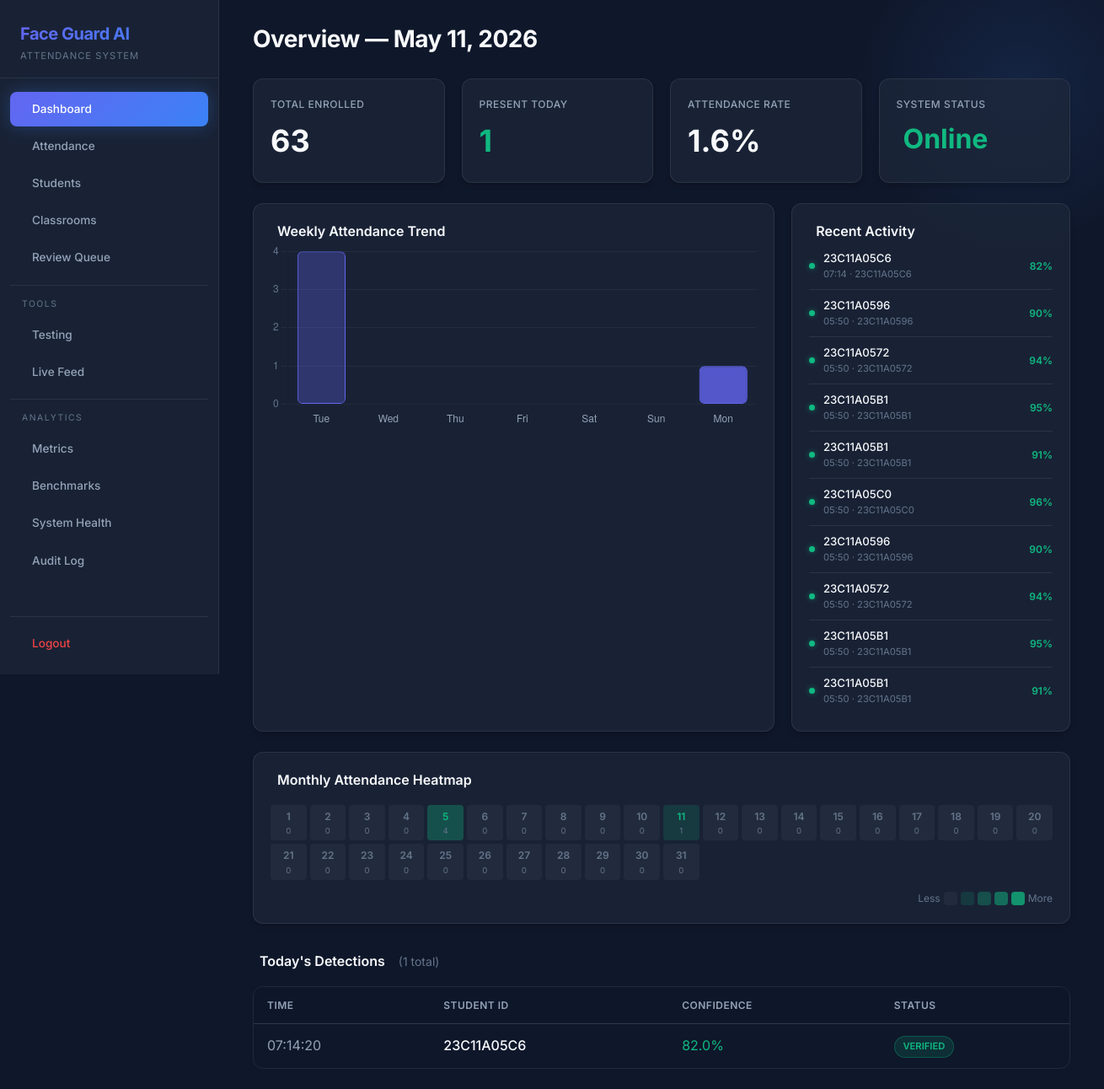
The app's page / (signed in) with its own data.
### src/utils/db.py (models this page shows)
class Base(DeclarativeBase):
    pass

class Student(Base):
    __tablename__ = "students"
    student_id    = Column(String, primary_key=True)
    name          = Column(String, nullable=False)
    roll_no       = Column(String, unique=True, nullable=False)
    enrolled_at   = Column(DateTime, default=datetime.utcnow)
    consent_given = Column(Boolean, default=False)
    consent_date  = Column(DateTime, nullable=True)
    photo_path    = Column(String, nullable=True)

### web/app.py (the view)
    @app.route("/")
    @login_required
    def dashboard():
        today = date.today()
        with get_session() as s:
            records = (
                s.query(AttendanceRecord)
                 .filter(func.date(AttendanceRecord.timestamp) == today)
                 .order_by(AttendanceRecord.timestamp.desc())
                 .limit(10)
                 .all()
            )
            total_students = s.query(Student).count()
            unique_today = (
                s.query(AttendanceRecord.student_id)
                 .filter(func.date(AttendanceRecord.timestamp) == today)
                 .distinct()
                 .count()
            )
            total_records = (
                s.query(AttendanceRecord)
                 .filter(func.date(AttendanceRecord.timestamp) == today)
                 .count()
            )
        weekly = get_weekly_summary()
        heatmap = get_monthly_heatmap()
        attendance_rate = round((unique_today / total_students * 100), 1) if total_students else 0
        recent_activity = []
        with get_session() as s:
            recent = (
                s.query(AttendanceRecord, Student.name)
                 .outerjoin(Student, AttendanceRecord.student_id == Student.student_id)
                 .order_by(AttendanceRecord.timestamp.desc())
                 .limit(10)
                 .all()
            )
            for r in recent:
                recent_activity.append({
                    "student_id": r.AttendanceRecord.student_id,
                    "name": r.name or r.AttendanceRecord.student_id,
                    "timestamp": r.AttendanceRecord.timestamp,
                    "confidence": r.AttendanceRecord.confidence,
                })
        return render_template(
            "dashboard.html",
            records=records, today=today, total_students=total_students,
            unique_today=unique_today, total_records=total_records,
            weekly=weekly, heatmap=heatmap, attendance_rate=attendance_rate,
            recent_activity=recent_activity,
        )

### src/utils/db.py (called while the page is built)
def get_session() -> Session:
    return SessionLocal()

def get_weekly_summary(end_date: date | None = None) -> list[dict]:
    if end_date is None:
        end_date = date.today()
    start_date = end_date - timedelta(days=6)
    with get_session() as s:
        results = []
        for i in range(7):
            d = start_date + timedelta(days=i)
            unique = (
                s.query(AttendanceRecord.student_id)
                 .filter(func.date(AttendanceRecord.timestamp) == d)
                 .distinct()
                 .count()
            )
            results.append({
                "date": d.isoformat(),
                "day": d.strftime("%a"),
                "count": unique,
            })
    return results

### web/auth.py (called while the page is built)
@login_manager.user_loader
def load_user(user_id):
    with get_session() as s:
        admin = s.query(AdminUser).get(int(user_id))
        if admin:
            return AuthUser(admin)
    return None

### web/templates/dashboard.html (shortened to what this page needs)
{% extends "base.html" %}
{% block page_title %}Overview — {{ today.strftime('%b %d, %Y') }}{% endblock %}
{% block content %}
<div class="stats-grid">
    <div class="glass-card stat-card">
        <span class="stat-label">Total Enrolled</span>
        <span class="stat-value">{{ total_students }}</span>
    </div>
    <div class="glass-card stat-card">
        <span class="stat-label">Present Today</span>
        <span class="stat-value" style="color: var(--success);">{{ unique_today }}</span>
    </div>
    <div class="glass-card stat-card">
        <span class="stat-label">Attendance Rate</span>
        <span class="stat-value">{{ attendance_rate }}%</span>
    </div>
    <div class="glass-card stat-card">
        <span class="stat-label">System Status</span>
        <span class="stat-value" style="color: var(--success); font-size: 2rem; display: flex; align-items: center; gap: 0.5rem;">
             Online
        </span>
    </div>
</div>
<div class="dashboard-grid" style="margin-top: 1.5rem;">
    <div class="glass-card" style="flex: 2;">
        <h2 class="section-title">
            Weekly Attendance Trend
        </h2>
        <div style="position: relative; height: 220px;">
            <canvas id="weeklyChart"></canvas>
        </div>
    </div>
    <div class="glass-card" style="flex: 1;">
        <h2 class="section-title">
            Recent Activity
        </h2>
        {% if recent_activity %}
        <div class="activity-feed">
            {% for a in recent_activity %}
            <div class="activity-item">
                <div class="activity-dot {% if a.confidence and a.confidence >= 0.45 %}dot-success{% else %}dot-warning{% endif %}"></div>
                <div class="activity-info">
                    <span class="activity-name">{{ a.name }}</span>
                    <span class="activity-time">{{ a.timestamp.strftime('%H:%M') }} · {{ a.student_id }}</span>
                </div>
                {% if a.confidence %}
                <span class="activity-conf" style="color: {% if a.confidence >= 0.45 %}var(--success){% else %}var(--warning){% endif %};">
                    {{ "%.0f"|format(a.confidence * 100) }}%
                </span>
                {% endif %}
            </div>
            {% endfor %}
        </div>
        {% else %}
        <div style="text-align: center; color: var(--text-muted); padding: 2rem;">
            <i class="ph ph-clock" style="font-size: 2rem; display: block; margin-bottom: 0.5rem; opacity: 0.4;"></i>
            <p>No activity yet</p>
        </div>
        {% endif %}
    </div>
</div>
<div class="glass-card" style="margin-top: 1.5rem;">
    <h2 class="section-title">
        Monthly Attendance Heatmap
    </h2>
    <div class="heatmap-grid">
        {% for day in heatmap %}
        <div class="heatmap-cell {% if day.count == 0 %}heat-0{% elif day.count <= 2 %}heat-1{% elif day.count <= 5 %}heat-2{% elif day.count <= 10 %}heat-3{% else %}heat-4{% endif %}"
             title="{{ day.date }}: {{ day.count }} student(s)">
            <span class="heatmap-day">{{ day.day }}</span>
            <span class="heatmap-count">{{ day.count }}</span>
        </div>
        {% endfor %}
    </div>
    <div class="heatmap-legend">
        <span style="color: var(--text-muted); font-size: 0.75rem;">Less</span>
        <div class="heatmap-cell heat-0" style="width: 16px; height: 16px;"></div>
        <div class="heatmap-cell heat-1" style="width: 16px; height: 16px;"></div>
        <div class="heatmap-cell heat-2" style="width: 16px; height: 16px;"></div>
        <div class="heatmap-cell heat-3" style="width: 16px; height: 16px;"></div>
        <div class="heatmap-cell heat-4" style="width: 16px; height: 16px;"></div>
        <span style="color: var(--text-muted); font-size: 0.75rem;">More</span>
    </div>
</div>
<h2 style="margin-top: 2rem; margin-bottom: 1rem;" class="section-title">
    Today's Detections
    <span style="font-size: 0.875rem; color: var(--text-muted); font-weight: 400; margin-left: 0.5rem;">({{ total_records }} total)</span>
</h2>
{% if records %}
<div class="table-container">
    <table id="attendanceTable">
        <thead><tr><th>Time</th><th>Student ID</th><th>Confidence</th><th>Status</th></tr></thead>
        <tbody>
            {% for r in records %}
            <tr>
                <td style="color: var(--text-secondary);">{{ r.timestamp.strftime('%H:%M:%S') }}</td>
                <td style="font-weight: 500;">{{ r.student_id }}</td>
                <td>
                    {% if r.confidence > 0.45 %}
                        <span style="color: var(--success);">{{ "%.1f"|format(r.confidence * 100) }}%</span>
                    {% elif r.confidence > 0.20 %}
                        <span style="color: var(--warning);">{{ "%.1f"|format(r.confidence * 100) }}%</span>
                    {% else %}
                        <span style="color: var(--danger);">{{ "%.1f"|format(r.confidence * 100) }}%</span>
                    {% endif %}
                </td>
                <td>
                    {% if r.confidence > 0.45 %}<span class="badge badge-success">Verified</span>
                    {% else %}<span class="badge badge-warning">Review</span>{% endif %}
                </td>
            </tr>
            {% endfor %}
        </tbody>
    </table>
</div>
{% endif %}
{% endblock %}
{% block scripts %}
<script>
const weeklyData = {{ weekly | tojson }};
const ctx = document.getElementById('weeklyChart').getContext('2d');
new Chart(ctx, {
    type: 'bar',
    data: {
        labels: weeklyData.map(d => d.day),
        datasets: [{
            label: 'Students Present',
            data: weeklyData.map(d => d.count),
            backgroundColor: weeklyData.map((d, i) =>
                i === weeklyData.length - 1 ? 'rgba(99, 102, 241, 0.8)' : 'rgba(99, 102, 241, 0.3)'
            ),
            borderColor: 'rgba(99, 102, 241, 1)', borderWidth: 1,
            borderRadius: 6, borderSkipped: false,
        }]
    },
    options: {
        responsive: true, maintainAspectRatio: false,
        plugins: { legend: { display: false },
            tooltip: { backgroundColor: 'rgba(15,23,42,0.9)', cornerRadius: 8, padding: 12 }
        },
        scales: {
            y: { beginAtZero: true, ticks: { color: '#64748b', stepSize: 1 }, grid: { color: 'rgba(255,255,255,0.05)' } },
            x: { ticks: { color: '#94a3b8' }, grid: { display: false } }
        }
    }
});
</script>
{% endblock %}

### web/static/styles.css (style rules this page uses)
:root { --bg-base: #0f172a; --bg-surface: rgba(30, 41, 59, 0.7); --bg-surface-hover: rgba(51, 65, 85, 0.8); --accent-primary: #3b82f6; --accent-primary-hover: #2563eb; --accent-gradient: linear-gradient(135deg, #6366f1, #3b82f6); --accent-gradient-hover: linear-gradient(135deg, #4f46e5, #2563eb); --success: #10b981; --warning: #f59e0b; --danger: #ef4444; --text-primary: #f8fafc; --text-secondary: #94a3b8; --text-muted: #64748b; --border-light: rgba(255, 255, 255, 0.08); --border-highlight: rgba(255, 255, 255, 0.15); --sidebar-width: 260px; --radius-sm: 8px; --radius-md: 12px; --radius-lg: 20px; --glass-blur: blur(12px); --shadow-sm: 0 4px 6px -1px rgba(0, 0, 0, 0.2); --shadow-md: 0 10px 15px -3px rgba(0, 0, 0, 0.4); --shadow-glow: 0 0 20px rgba(59, 130, 246, 0.3); --transition: all 0.3s cubic-bezier(0.4, 0, 0.2, 1); }
* { margin: 0; padding: 0; box-sizing: border-box; }
body { font-family: 'Inter', sans-serif; background-color: var(--bg-base); color: var(--text-primary); line-height: 1.6; display: flex; min-height: 100vh; overflow-x: hidden; }
.section-title { font-size: 1rem; font-weight: 600; display: flex; align-items: center; gap: 0.5rem; }
.glass-card { background: var(--bg-surface); backdrop-filter: var(--glass-blur); -webkit-backdrop-filter: var(--glass-blur); border: 1px solid var(--border-light); border-radius: var(--radius-md); padding: 1.25rem; box-shadow: var(--shadow-sm); transition: var(--transition); }
.stats-grid { display: grid; grid-template-columns: repeat(auto-fit, minmax(180px, 1fr)); gap: 1.25rem; }
.stat-card { display: flex; flex-direction: column; gap: 0.35rem; }
.stat-label { font-size: 0.75rem; color: var(--text-secondary); font-weight: 500; text-transform: uppercase; letter-spacing: 0.5px; }
.stat-value { font-size: 2.25rem; font-weight: 700; color: var(--text-primary); }
.dashboard-grid { display: flex; gap: 1.25rem; }
.activity-feed { display: flex; flex-direction: column; }
.activity-item { display: flex; align-items: center; gap: 0.6rem; padding: 0.5rem 0; border-bottom: 1px solid var(--border-light); }
.activity-item:last-child { border-bottom: none; }
.activity-dot { width: 7px; height: 7px; border-radius: 50%; flex-shrink: 0; }
.dot-success { background: var(--success); box-shadow: 0 0 6px rgba(16,185,129,0.5); }
.activity-info { flex: 1; min-width: 0; }
.activity-name { font-size: 0.825rem; font-weight: 500; display: block; white-space: nowrap; overflow: hidden; text-overflow: ellipsis; }
.activity-time { font-size: 0.7rem; color: var(--text-muted); display: block; }
.activity-conf { font-size: 0.75rem; font-weight: 600; flex-shrink: 0; }
.heatmap-grid { display: grid; grid-template-columns: repeat(auto-fill, minmax(42px, 1fr)); gap: 4px; margin-top: 1rem; }
.heatmap-cell { aspect-ratio: 1; border-radius: 4px; display: flex; flex-direction: column; align-items: center; justify-content: center; font-size: 0.7rem; cursor: default; transition: var(--transition); }
.heatmap-day { font-weight: 600; font-size: 0.75rem; }
.heatmap-count { font-size: 0.6rem; color: var(--text-muted); }
.heat-0 { background: rgba(255,255,255,0.04); color: var(--text-muted); }
.heat-1 { background: rgba(16,185,129,0.15); color: var(--success); }
.heat-2 { background: rgba(16,185,129,0.3); color: var(--success); }
.heat-3 { background: rgba(16,185,129,0.5); color: white; }
.heat-4 { background: rgba(16,185,129,0.75); color: white; }
.heatmap-legend { display: flex; align-items: center; gap: 4px; margin-top: 0.75rem; justify-content: flex-end; }
.table-container { overflow-x: auto; border-radius: var(--radius-md); border: 1px solid var(--border-light); }
table { width: 100%; border-collapse: collapse; text-align: left; }
th, td { padding: 0.75rem 1rem; border-bottom: 1px solid var(--border-light); }
th { background: rgba(15, 23, 42, 0.5); color: var(--text-secondary); font-weight: 600; font-size: 0.75rem; text-transform: uppercase; letter-spacing: 0.5px; }
tr:last-child td { border-bottom: none; }
tr { transition: var(--transition); }
.badge { padding: 0.2rem 0.6rem; border-radius: 9999px; font-size: 0.7rem; font-weight: 600; text-transform: uppercase; display: inline-block; }
.badge-success { background: rgba(16, 185, 129, 0.15); color: var(--success); border: 1px solid rgba(16, 185, 129, 0.3); }

### records on screen
Student: name "23C11A05C6", timestamp "07:14", student_id "23C11A05C6", confidence "82"
Student: name "23C11A0596", timestamp "05:50", student_id "23C11A0596", confidence "90"
Student: name "23C11A0572", timestamp "05:50", student_id "23C11A0572", confidence "94"
Student: name "23C11A05B1", timestamp "05:50", student_id "23C11A05B1", confidence "95", confidence "91"
Student: name "23C11A05C0", timestamp "05:50", student_id "23C11A05C0", confidence "96"

### other values on screen
{{ total_students }} "63"
{{ unique_today }} "1"
{{ attendance_rate }} "1.6"
{{ day.day }} "1" "2" "3" "4" "5" "6" "7" "8" "9" "10" "11" "12" "13" "14" "15" "16" "17" "18" "19" "20" "21" "22" "23" "24" "25" "26" "27" "28" "29" "30" "31"
{{ day.count }} "0" "0" "0" "0" "4" "0" "0" "0" "0" "0" "1" "0" "0" "0" "0" "0" "0" "0" "0" "0" "0" "0" "0" "0" "0" "0" "0" "0" "0" "0" "0"
{{ total_records }} "1"
{{ r.timestamp.strftime('%H:%M:%S') }} "07:14:20"
{{ r.student_id }} "23C11A05C6"
{{ "%.1f"|format(r.confidence * 100) }} "82.0"
